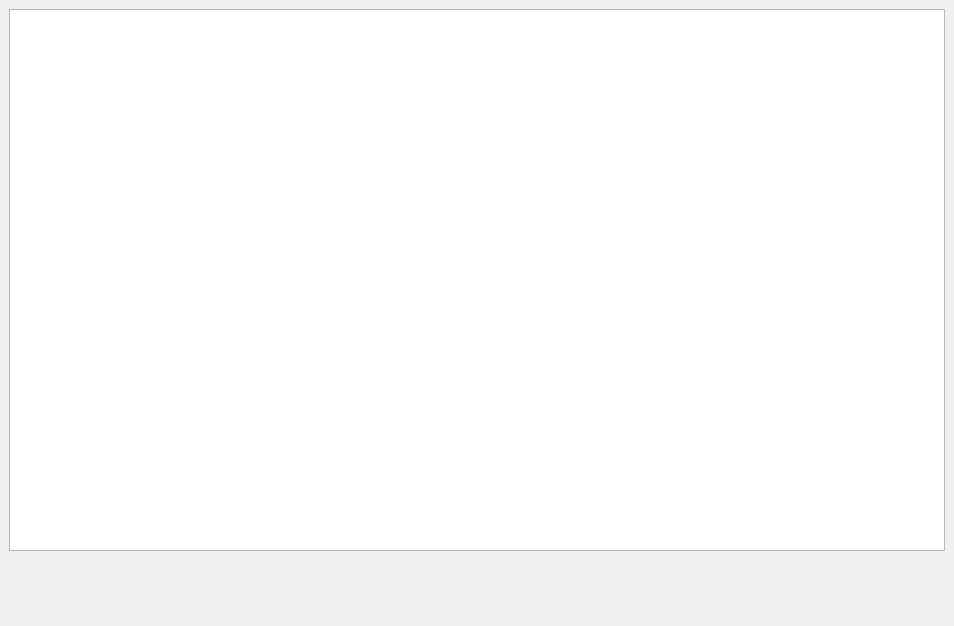
<?xml version="1.0" encoding="UTF-8"?>
<ui version="4.0">
 <class>ScriptEditorWidget</class>
 <widget class="QDockWidget" name="ScriptEditorWidget">
  <property name="geometry">
   <rect>
    <x>0</x>
    <y>0</y>
    <width>954</width>
    <height>626</height>
   </rect>
  </property>
  <property name="minimumSize">
   <size>
    <width>200</width>
    <height>300</height>
   </size>
  </property>
  <property name="floating">
   <bool>true</bool>
  </property>
  <property name="features">
   <set>QDockWidget::DockWidgetClosable|QDockWidget::DockWidgetFloatable</set>
  </property>
  <property name="allowedAreas">
   <set>Qt::RightDockWidgetArea</set>
  </property>
  <property name="windowTitle">
   <string>New Script</string>
  </property>
  <widget class="QWidget" name="dockWidgetContents">
   <layout class="QVBoxLayout" name="verticalLayout">
    <item>
     <widget class="ScriptGraphicsView" name="view">
      <property name="sizePolicy">
       <sizepolicy hsizetype="Expanding" vsizetype="Expanding">
        <horstretch>0</horstretch>
        <verstretch>0</verstretch>
       </sizepolicy>
      </property>
      <property name="minimumSize">
       <size>
        <width>100</width>
        <height>100</height>
       </size>
      </property>
     </widget>
    </item>
    <item>
     <widget class="QtTreePropertyBrowser" name="properties" native="true">
      <property name="minimumSize">
       <size>
        <width>100</width>
        <height>60</height>
       </size>
      </property>
      <property name="maximumSize">
       <size>
        <width>16777215</width>
        <height>200</height>
       </size>
      </property>
     </widget>
    </item>
   </layout>
  </widget>
 </widget>
 <customwidgets>
  <customwidget>
   <class>QtTreePropertyBrowser</class>
   <extends>QWidget</extends>
   <header>propertybrowser/qttreepropertybrowser.h</header>
   <container>1</container>
  </customwidget>
  <customwidget>
   <class>ScriptGraphicsView</class>
   <extends>QGraphicsView</extends>
   <header>scriptgraphicsview.h</header>
  </customwidget>
 </customwidgets>
 <resources/>
 <connections/>
</ui>
